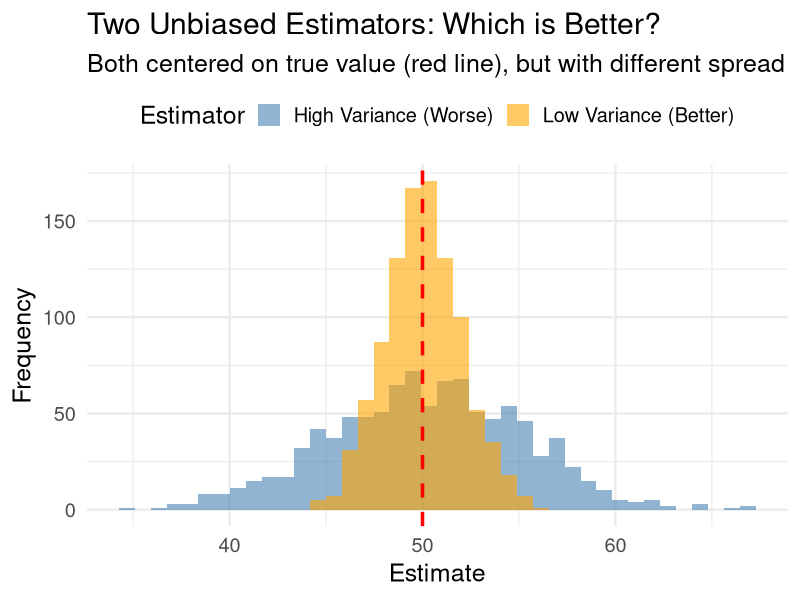
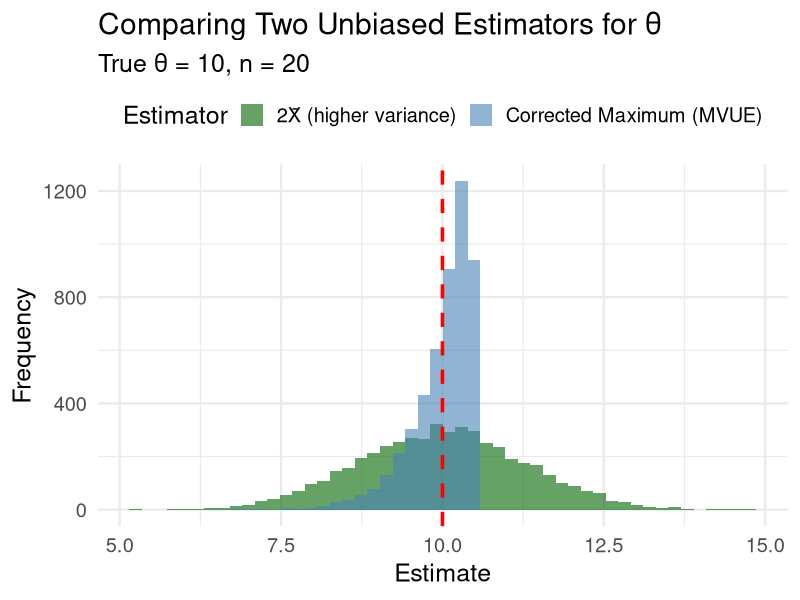
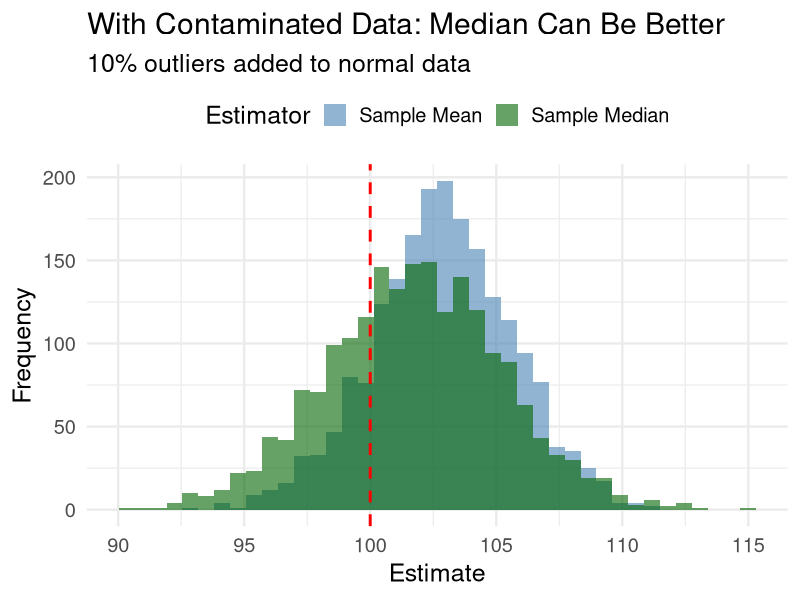
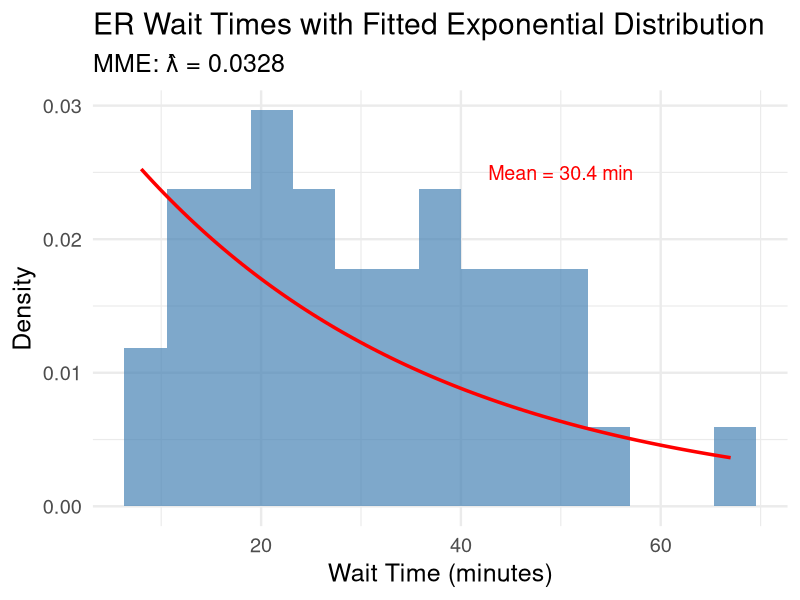
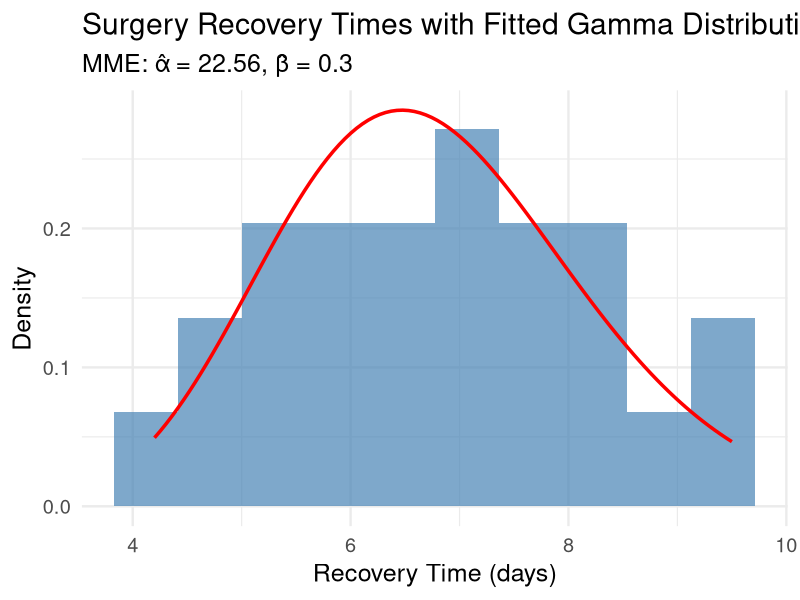

The R script that drew these images, in order:
## ---- chunk 1
#| label: setup
#| include: false
library(tidyverse)
set.seed(42)
theme_set(theme_minimal(base_size = 18))
## ---- chunk 2
# Suppose 15 out of 20 patients respond
n <- 20; x <- 15
p_hat_A <- x / n
p_hat_B <- (x + 1) / (n + 2)
cat("Researcher A's estimate:", p_hat_A, "\n")
cat("Researcher B's estimate:", p_hat_B)
## ---- chunk 3
#| echo: false
#| fig-height: 5
set.seed(123)
true_mu <- 50

comparison_data <- tibble(
  estimator = rep(c("Low Variance (Better)", "High Variance (Worse)"), each = 1000),
  estimate = c(
    rnorm(1000, true_mu, 2),
    rnorm(1000, true_mu, 5)
  )
)

comparison_data |> 
  ggplot(aes(x = estimate, fill = estimator)) +
  geom_histogram(bins = 40, alpha = 0.6, position = "identity") +
  geom_vline(xintercept = true_mu, color = "red", linetype = "dashed", linewidth = 1.2) +
  labs(title = "Two Unbiased Estimators: Which is Better?",
       subtitle = "Both centered on true value (red line), but with different spread",
       x = "Estimate", y = "Frequency", fill = "Estimator") +
  scale_fill_manual(values = c("steelblue", "orange")) +
  theme(legend.position = "top")
## ---- chunk 4
#| code-line-numbers: "|1-3|5-12|14-19"
theta <- 10  # True upper bound
n <- 20
n_sims <- 5000

# Simulate both estimators
uniform_sim <- tibble(sim = 1:n_sims) |> 
  mutate(
    data = map(sim, \(s) runif(n, 0, theta)),
    theta_hat_1 = map_dbl(data, \(d) 2 * mean(d)),
    theta_hat_2 = map_dbl(data, \(d) (n + 1) / n * max(d))
  )

# Compare variances
uniform_sim |> 
  summarize(
    `Var(2*X̄)` = var(theta_hat_1),
    `Var(corrected max)` = var(theta_hat_2),
    `Theoretical Var(2*X̄)` = theta^2 / (3 * n),
    `Theoretical Var(corrected max)` = theta^2 / (n * (n + 2))
  ) |> 
  pivot_longer(everything()) |> 
  mutate(value = round(value, 4))
## ---- chunk 5
#| echo: false
#| fig-height: 5
uniform_sim |> 
  select(theta_hat_1, theta_hat_2) |> 
  pivot_longer(everything(), names_to = "Estimator", values_to = "Estimate") |> 
  mutate(Estimator = case_when(
    Estimator == "theta_hat_1" ~ "2X̄ (higher variance)",
    Estimator == "theta_hat_2" ~ "Corrected Maximum (MVUE)"
  )) |> 
  ggplot(aes(x = Estimate, fill = Estimator)) +
  geom_histogram(bins = 50, alpha = 0.6, position = "identity") +
  geom_vline(xintercept = theta, color = "red", linetype = "dashed", linewidth = 1.2) +
  labs(title = "Comparing Two Unbiased Estimators for θ",
       subtitle = str_glue("True θ = {theta}, n = {n}"),
       x = "Estimate", y = "Frequency") +
  scale_fill_manual(values = c("darkgreen", "steelblue")) +
  theme(legend.position = "top")
## ---- chunk 6
# Blood pressure reductions from 30 patients
bp_data <- c(12.3, 8.7, 15.2, 10.1, 7.4, 14.8, 11.2, 9.5, 13.1, 16.2,
             8.1, 12.5, 10.8, 14.3, 11.7, 9.2, 15.0, 13.4, 7.9, 12.1,
             10.5, 8.3, 14.1, 11.5, 13.8, 9.8, 11.9, 12.7, 10.3, 14.6)

# MVUE for mean reduction
x_bar <- mean(bp_data)
se_x_bar <- sd(bp_data) / sqrt(length(bp_data))

cat("MVUE of mean reduction:", round(x_bar, 2), "mmHg\n")
cat("Standard error:", round(se_x_bar, 2), "mmHg")
## ---- chunk 7
#| echo: false
#| fig-height: 4.5
set.seed(42)
n_sim <- 2000
n <- 30

# Normal vs. contaminated normal
normal_comparison <- tibble(sim = 1:n_sim) |> 
  mutate(
    normal_data = map(sim, \(s) rnorm(n, 100, 15)),
    contaminated_data = map(sim, \(s) {
      # 90% normal, 10% outliers
      x <- rnorm(n, 100, 15)
      outlier_idx <- sample(1:n, 3)
      x[outlier_idx] <- x[outlier_idx] + rnorm(3, 30, 10)
      x
    }),
    mean_normal = map_dbl(normal_data, mean),
    median_normal = map_dbl(normal_data, median),
    mean_contaminated = map_dbl(contaminated_data, mean),
    median_contaminated = map_dbl(contaminated_data, median)
  )

normal_comparison |> 
  select(mean_contaminated, median_contaminated) |> 
  pivot_longer(everything()) |> 
  mutate(name = ifelse(name == "mean_contaminated", "Sample Mean", "Sample Median")) |> 
  ggplot(aes(x = value, fill = name)) +
  geom_histogram(bins = 40, alpha = 0.6, position = "identity") +
  geom_vline(xintercept = 100, color = "red", linetype = "dashed", linewidth = 1) +
  labs(title = "With Contaminated Data: Median Can Be Better",
       subtitle = "10% outliers added to normal data",
       x = "Estimate", y = "Frequency", fill = "Estimator") +
  scale_fill_manual(values = c("steelblue", "darkgreen")) +
  theme(legend.position = "top")
## ---- chunk 8
# Wait times (minutes) for 40 patients
wait_times <- c(12, 45, 8, 23, 67, 15, 31, 42, 19, 56,
                28, 11, 38, 22, 49, 17, 33, 25, 41, 14,
                52, 9, 36, 27, 44, 18, 29, 47, 21, 35,
                13, 39, 24, 51, 16, 32, 46, 20, 37, 26)

# Method of moments estimate for λ (per minute)
lambda_hat <- 1 / mean(wait_times)

cat("Sample mean wait time:", round(mean(wait_times), 2), "minutes\n")
cat("MME of λ:", round(lambda_hat, 4), "per minute\n")
cat("MME of λ:", round(lambda_hat * 60, 2), "per hour")
## ---- chunk 9
#| fig-height: 4.5
# Compare empirical distribution to fitted exponential
tibble(wait_time = wait_times) |> 
  ggplot(aes(x = wait_time)) +
  geom_histogram(aes(y = after_stat(density)), bins = 15, 
                 fill = "steelblue", alpha = 0.7) +
  stat_function(fun = dexp, args = list(rate = lambda_hat),
                color = "red", linewidth = 1.2) +
  labs(title = "ER Wait Times with Fitted Exponential Distribution",
       subtitle = str_glue("MME: λ̂ = {round(lambda_hat, 4)}"),
       x = "Wait Time (minutes)", y = "Density") +
  annotate("text", x = 50, y = 0.025, 
           label = str_glue("Mean = {round(mean(wait_times), 1)} min"),
           color = "red", size = 5)
## ---- chunk 10
# Recovery times (days) for 25 patients
recovery_times <- c(4.2, 6.8, 5.1, 8.3, 7.2, 4.9, 6.1, 9.5, 5.7, 7.8,
                    6.4, 8.1, 5.3, 7.5, 6.9, 4.5, 8.7, 5.9, 7.1, 6.2,
                    9.2, 5.5, 7.4, 6.6, 8.4)

# Calculate sample moments
x_bar <- mean(recovery_times)
second_moment <- mean(recovery_times^2)

# MME for gamma parameters
alpha_hat <- x_bar^2 / (second_moment - x_bar^2)
beta_hat <- (second_moment - x_bar^2) / x_bar

cat("Sample mean:", round(x_bar, 2), "days\n")
cat("MME of α:", round(alpha_hat, 2), "\n")
cat("MME of β:", round(beta_hat, 2), "days")
## ---- chunk 11
#| fig-height: 4.5
tibble(recovery_time = recovery_times) |> 
  ggplot(aes(x = recovery_time)) +
  geom_histogram(aes(y = after_stat(density)), bins = 10, 
                 fill = "steelblue", alpha = 0.7) +
  stat_function(fun = dgamma, 
                args = list(shape = alpha_hat, scale = beta_hat),
                color = "red", linewidth = 1.2) +
  labs(title = "Surgery Recovery Times with Fitted Gamma Distribution",
       subtitle = str_glue("MME: α̂ = {round(alpha_hat, 2)}, β̂ = {round(beta_hat, 2)}"),
       x = "Recovery Time (days)", y = "Density")
## ---- chunk 12
# Example data where MME fails
problematic_data <- c(1, 1, 1, 9)  # max = 9
beta_mme <- 2 * mean(problematic_data)  # = 6

cat("Data:", problematic_data, "\n")
cat("MME of β:", beta_mme, "\n")
cat("But max observation is:", max(problematic_data), "\n")
cat("This is impossible if β =", beta_mme, "!")
## ---- chunk 13
#| code-line-numbers: "|1-3|5-17|19-23"
# General workflow for method of moments
# Step 1: Collect data
data <- c(2.3, 4.1, 3.8, 5.2, 2.9, 4.5, 3.1, 4.8, 3.5, 4.2)

# Step 2: Compute sample moments
compute_sample_moments <- function(x, k = 2) {
  moments <- map_dbl(1:k, \(j) mean(x^j))
  names(moments) <- paste0("m", 1:k)
  moments
}

sample_moments <- compute_sample_moments(data, k = 2)
cat("First moment (mean):", round(sample_moments["m1"], 3), "\n")
cat("Second moment:", round(sample_moments["m2"], 3), "\n")

# Step 3: Solve for parameters (depends on distribution)
# Example: Normal distribution
mu_hat <- sample_moments["m1"]
sigma2_hat <- sample_moments["m2"] - sample_moments["m1"]^2
cat("\nNormal MMEs:\n")
cat("μ̂ =", round(mu_hat, 3), "\n")
cat("σ̂² =", round(sigma2_hat, 3))
## ---- chunk 14
# Half-lives (hours) from 35 patients
half_lives <- c(3.2, 4.1, 2.8, 3.5, 4.8, 3.1, 3.9, 2.6, 4.3, 3.7,
                3.4, 4.0, 2.9, 3.8, 4.5, 3.3, 3.6, 4.2, 3.0, 3.9,
                2.7, 4.1, 3.5, 3.8, 4.0, 3.2, 3.7, 4.4, 3.1, 3.6,
                2.8, 4.0, 3.4, 3.9, 3.5)

# Assume gamma distribution; compute MMEs
x_bar <- mean(half_lives)
var_x <- var(half_lives) * (length(half_lives) - 1) / length(half_lives)

alpha_mme <- x_bar^2 / var_x
beta_mme <- var_x / x_bar

cat("Sample statistics:\n")
cat("  Mean half-life:", round(x_bar, 2), "hours\n")
cat("  Sample variance:", round(var_x, 3), "\n\n")
cat("Gamma MMEs:\n")
cat("  α̂ =", round(alpha_mme, 2), "\n")
cat("  β̂ =", round(beta_mme, 2), "hours")
